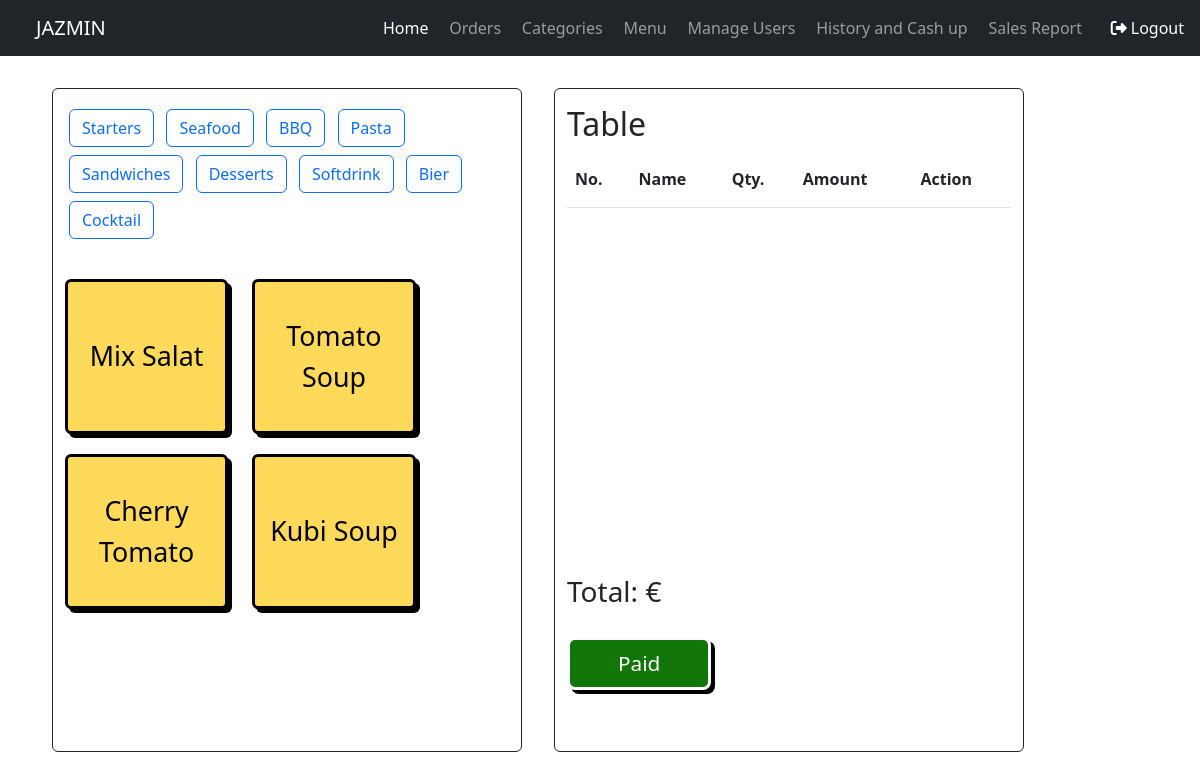
Screenshot of /order.php (signed in) with the database file from the repository.
### tables this page shows
CREATE TABLE IF NOT EXISTS `categories` (
  `id` int(30) NOT NULL AUTO_INCREMENT,
  `name` varchar(200) NOT NULL,
  `description` text NOT NULL,
  PRIMARY KEY (`id`)
);

CREATE TABLE `products` (
  `id` int(30) NOT NULL AUTO_INCREMENT,
  `category_id` int(30) NOT NULL,
  `name` varchar(200) NOT NULL,
  `description` text NOT NULL,
  `price` float NOT NULL,
  `status` tinyint(1) NOT NULL DEFAULT 1 COMMENT '0=Unavailable,1=Available',
   PRIMARY KEY (`id`)
);

### order.php (the view, shortened to what this page needs)
<?php
  include("db_connect.php");
  include("partials/header.php");
  include("partials/sidebar.php");
  $order_id = "";
  $table_num = "";
?>
  <div class="row px-5 py-5 my-4 ">
    <div id="content" class = "col-md-5 border border-dark py-3  m-3 rounded" >
        <?php
          $categories = $connect->query("SELECT id,name FROM categories order by id asc ");
          while($row = $categories->fetch_assoc()):
        ?>
        <button id="category_btn" type="button" class="btn btn-outline-primary m-1" value="<?php echo $row['id']?>" data-value="<?php echo $order_id?>"><?php echo $row['name']?></button>
        <?php endwhile; ?>
        <br>
        <div id="product_menu" class="py-3" style="height:50vh;overflow: scroll;">
          <?php
            $sql = "SELECT min(id) FROM categories ";
            $result = mysqli_query($connect, $sql);
            $row = mysqli_fetch_assoc($result);
            $category_id = $row['min(id)'];
            $products = $connect->query("SELECT id,name FROM products where category_id= '$category_id' ");
            while($rows = $products->fetch_assoc()):
          ?>
          <button id="btn-items" class="btn btn-warning" type="button"
                    value="<?php echo $rows['id']?>" data-value="<?php echo $order_id?>"><?php echo $rows['name']?></button>
          <?php endwhile; ?>
        </div>
    </div>
    <div id="content" class = "col-md-5 border border-dark py-3 m-3 rounded" >
      <h2>Table <?php echo $table_num?></h2>
          <div id="order_details">
            <div style="height:50vh;overflow: scroll;">
          <table class="table table-hover" >
				<thead>
					<tr>
						<th class="py-3">No.</th>
						<th class="py-3">Name</th>
						<th class="py-3">Qty.</th>
						<th class="py-3">Amount</th>
            <th class="py-3">Action</th>
					</tr>
				</thead>
            </table>
            </div>
        <br>
      <h3>Total:
          <?php
          $sql = "SELECT total_amount FROM orders where id = '$order_id' ";
          $result = mysqli_query($connect, $sql);
          $row = mysqli_fetch_assoc($result);
          echo $row['total_amount']
          ?><span>&euro;</span>
      </h3>
      </div>
      <button id="btn-paid" class="btn btn-lg btn-success px-5" name="paid" value="<?php echo $order_id?>" >Paid</button>
    </div>
  </div>
</body>
</html>

### css/style.css (style rules this page uses)
@media screen and (max-width:1600px) { div#content { height:83vh; } }
html { height: 100%; }
#btn-paid { background-color: #127507; border: 3px solid; font-size: 1.3em; box-shadow: 4px 4px 0px rgba(0, 0, 0, 1); transition: all 0.3s ease 0s; cursor: pointer; margin-right: 20px; margin-top: 20px; }
#btn-items { background-color: #ffd95a; width: calc(20vmin); height: calc(19vmin); font-size: calc(2.5vmin + 0.4rem); border: 3px solid; box-shadow: 4px 4px 0px rgba(0, 0, 0, 1); transition: all 0.3s ease 0s; cursor: pointer; margin-right: 20px; margin-top: 20px; }

### rows the page displays
categories: $row['id'] 1 (drawn), name "Starters"
categories: $row['id'] 2 (drawn), name "Seafood"
categories: $row['id'] 3 (drawn), name "BBQ"
categories: $row['id'] 4 (drawn), name "Pasta"
categories: $row['id'] 5 (drawn), name "Sandwiches"
categories: $row['id'] 6 (drawn), name "Desserts"
categories: $row['id'] 7 (drawn), name "Softdrink"
categories: $row['id'] 8 (drawn), name "Bier"
categories: $row['id'] 9 (drawn), name "Cocktail"
products: $rows['id'] 1 (drawn), name "Mix Salat"
products: $rows['id'] 2 (drawn), name "Tomato Soup"
products: $rows['id'] 3 (drawn), name "Cherry Tomato"
products: $rows['id'] 4 (drawn), name "Kubi Soup"
